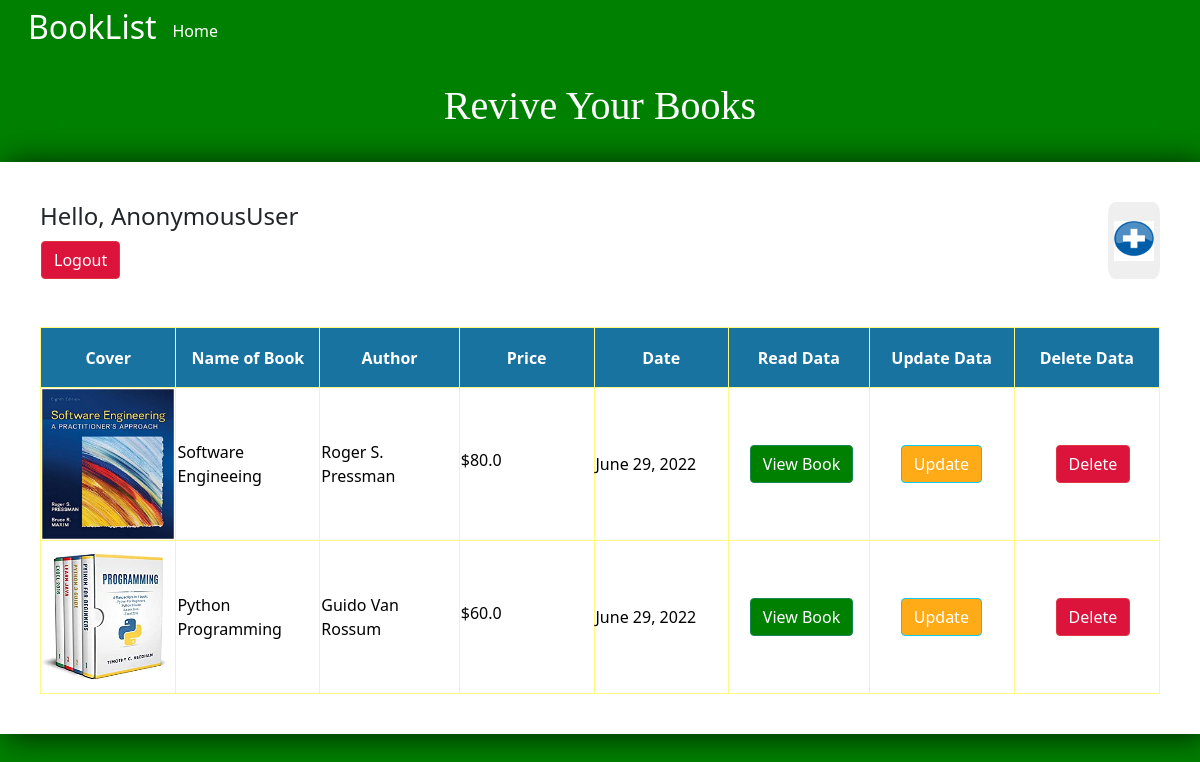
/ (signed in), run on the app's committed database.
### Booklist/models.py (models this page shows, shortened)
class BookTask(models.Model):
    user = models.ForeignKey(
        User,null=True,blank=True,on_delete=models.CASCADE)
    cover = models.ImageField(null=True,blank=True,upload_to="static")
    title = models.CharField(max_length=50)
    price = models.FloatField(max_length=20,null=True,blank=True)
    author = models.CharField(max_length=50,null=True,blank=True)
    description = models.TextField(null=True, blank=True)
    book = models.FileField(upload_to="static/book",null=True,max_length=1000)
    complete = models.BooleanField(default=False)
    created = models.DateField(auto_now_add=True)
    class Meta:
        ordering = ['complete']

### Booklist/views.py (the view)
# urls.py: path('',ListBook.as_view(),name="index"),
class ListBook(LoginRequiredMixin,ListView):
    model = BookTask
    template_name = 'base/index.html'
    context_object_name = 'booklist'
    login_url = '/login/'
    def get_context_data(self, *, object_list=None, **kwargs):
        context = super().get_context_data(**kwargs)
        context['booklist'] = context['booklist'].filter(user=self.request.user)
        return context

### templates/base/index.html (shortened to what this page needs)
<!DOCTYPE html>
{% load static %}
<html lang="en">
<head>
    <link rel="stylesheet" href="https://maxcdn.bootstrapcdn.com/bootstrap/4.5.2/css/bootstrap.min.css">
    <link href="https://cdn.jsdelivr.net/npm/bootstrap@5.0.2/dist/css/bootstrap.min.css" rel="stylesheet">
</head>
<body>
<nav class="navbar navbar-color">
    <div class="container-fluid">
        <h2 style="color: #ffff"><a>BookList</a></h2>
        <li class="nav-link active"><a href="{% url 'index' %}" style="color: #ffff;text-decoration: none">Home</a></li>
    </div>
</nav>
<h1 class="title">Revive Your Books</h1>
<br>
<div class="box-element">
    <div class="box-wrapper">
        <div class="box-flex">
            {% if request.user.is_authenticated %}
                <h4 >Hello, {{ request.user }}</h4>
                <a style="margin-left: 1px;margin-top: 2px;" class="btn btn-danger" href="{% url 'logout' %}">Logout</a>
            {% else %}
                <a>Login</a>
            {% endif %}
        </div>
       <button style="border: 1px whitesmoke;border-radius: 15%;">
           <a href="{% url 'Create' %}">
               <img class="icon-image" src="{% static 'book/plus.png' %}">
           </a>
       </button>
    </div>
    <br>
    <br>
    <table class="table-wrapper">
        <th>Cover</th>
        <th>Name of Book</th>
        <th>Author</th>
        <th>Price</th>
        <th>Date</th>
        <th>Read Data</th>
        <th>Update Data</th>
        <th>Delete Data</th>
        {% for task in booklist %}
            <tr>
                <td><img class="thumbnail" src="{{ task.cover }}"></td>
                <td>{{ task.title }}</td>
                <td>{{ task.author }}</td>
                <td><h6>${{ task.price }}</h6></td>
                <td>{{ task.created }}</td>
                <td><a class="btn btn-success" href="{% url 'view' task.id %}">View Book</a></td>
                <td><a class="btn btn-info" href="{% url 'update' task.id %}">Update</a></td>
                <td><a class="btn btn-danger"href="{% url 'delete' task.id %}">Delete</a></td>
            </tr>
        {% empty %}
            <h3>No Items are added here!</h3>
        {% endfor %}
    </table>
</div>
<br>
</body>
</html>

### templates/base/index.html (style rules this page uses)
body { background-color: green; }
.navbar { display: grid; }
.title { color: #fff; font-family: Signika; text-align: center; margin-top: 20px; }
.nav-link { color: #fff; }
.box-element { width: 1200px; background-color: #fff; margin: auto; padding: 40px; box-shadow: 6px 2px 30px 0px rgba(0, 0, 0, 0.75); }
.table-wrapper { padding-top: 30px; }
th,td { height: 60px; }
table,th,td { color: black; border: 1px solid #FFF981; }
th { width: 150px; text-align: center; background-color: #1873A0; color: #fff; }
.btn-success { margin-left: 20px; background-color: green; }
.btn-info { background-color: #FFAA17; color: #ffff; margin-left: 30px; }
.btn-danger { margin-left: 40px; background-color: crimson; }
.thumbnail { width: 100%; height: 150px; }
.box-wrapper { display: flex; justify-content: space-between; }
.icon-image { width: 40px; height: 40px; }

### data on the page
BookTask: cover (picture), title "Software Engineeing", author "Roger S. Pressman", price "80.0", created "June 29, 2022"
BookTask: cover (picture), title "Python Programming", author "Guido Van Rossum", price "60.0", created "June 29, 2022"

### other printed values
{{ request.user }} "AnonymousUser"
